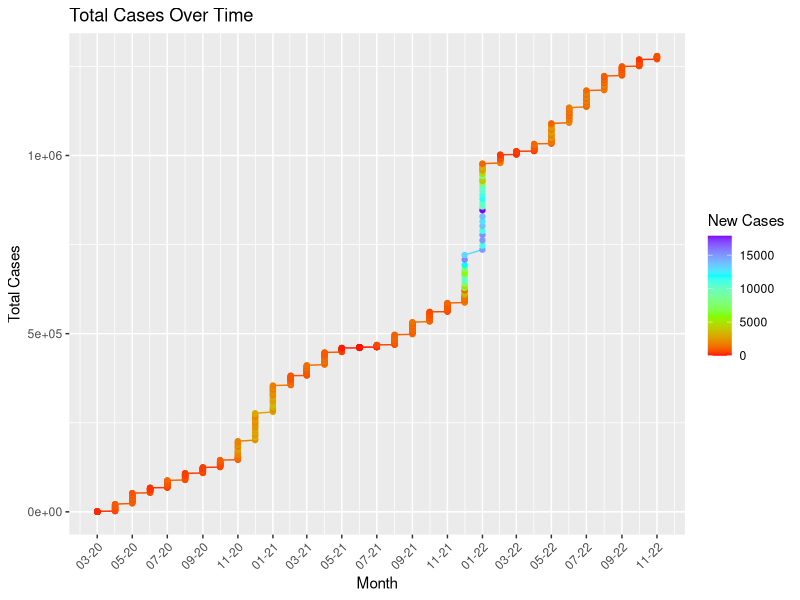
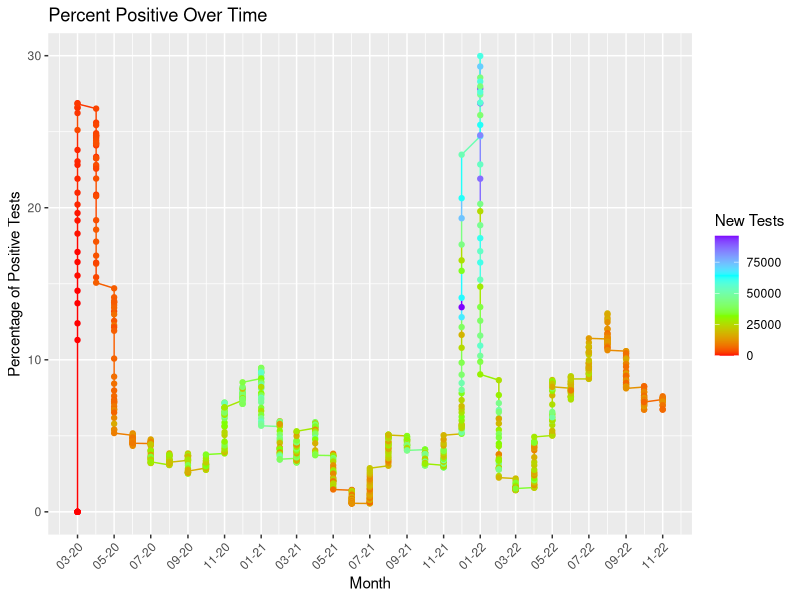
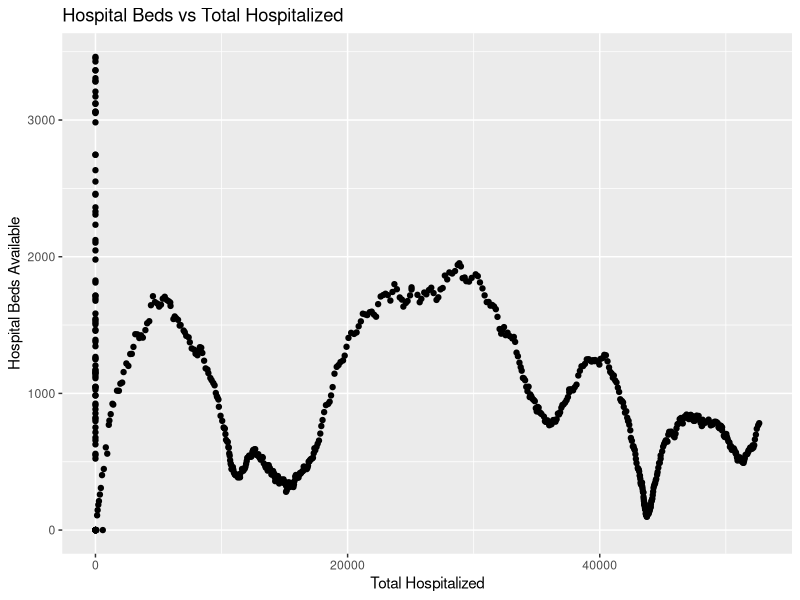
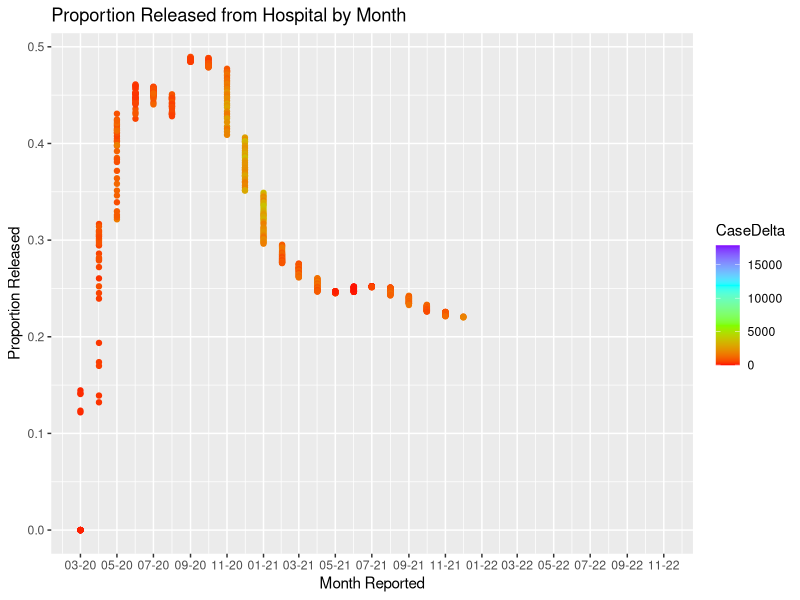
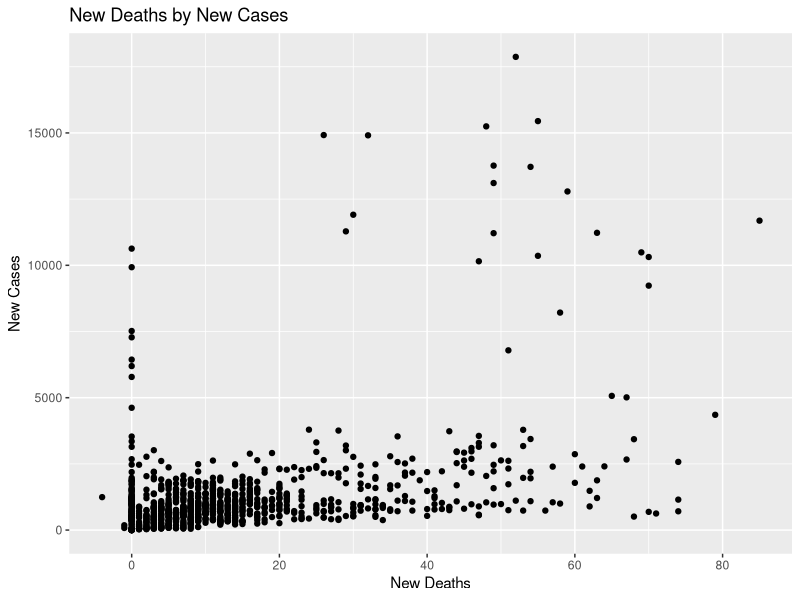
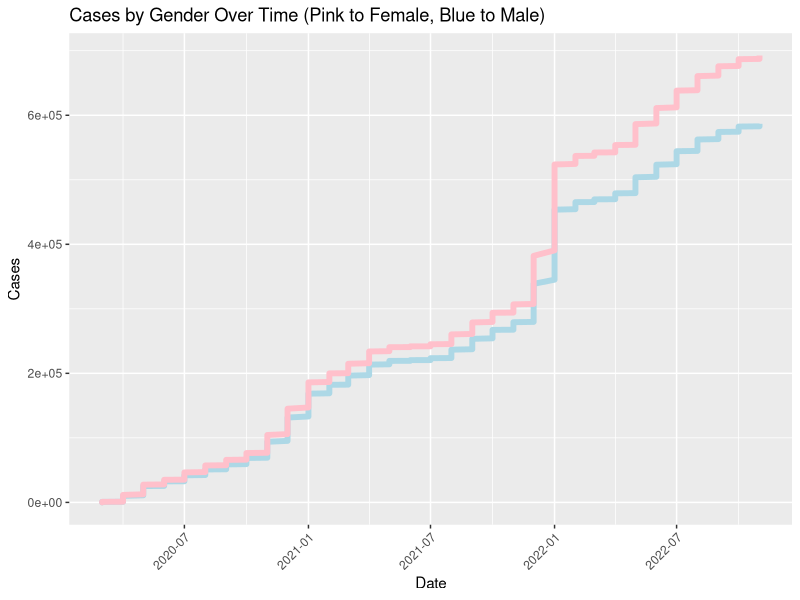
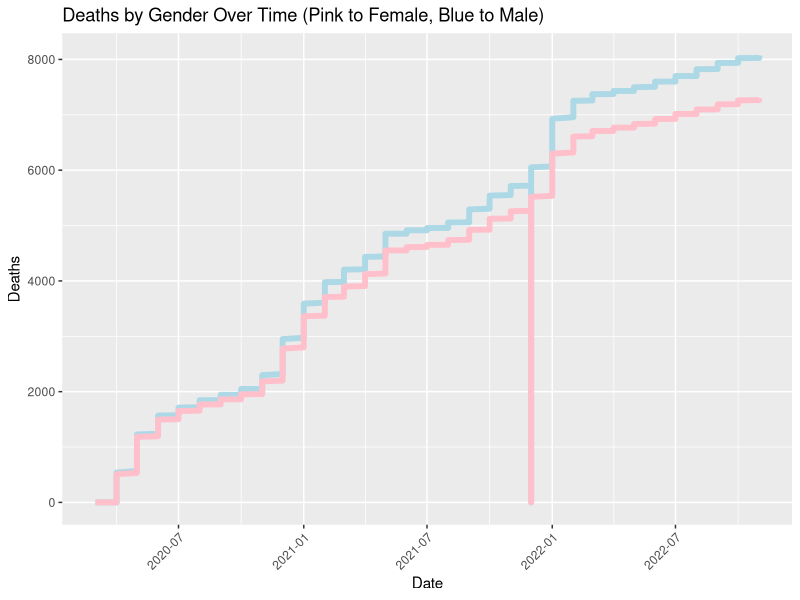
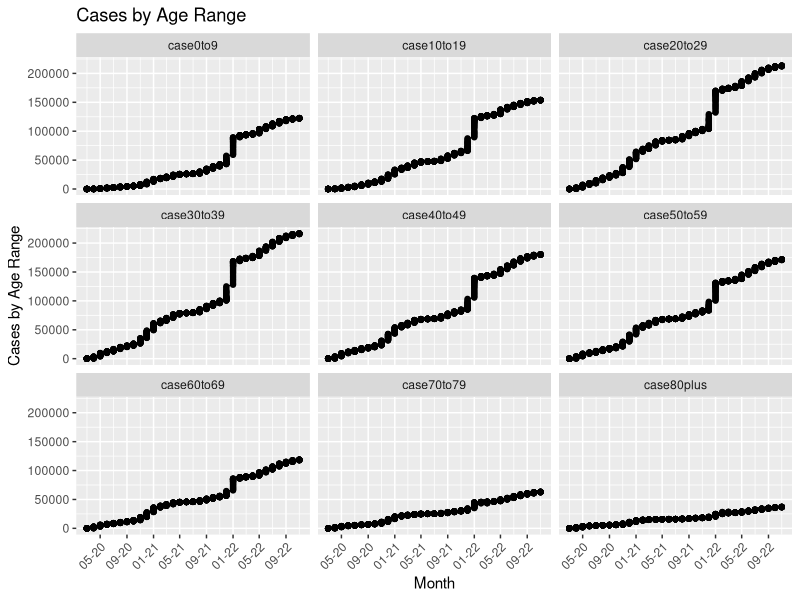

R code for these plots, in order:
## ---- chunk 1
knitr::opts_chunk$set(echo = TRUE)
## ---- chunk 2

library(data.table)
df <- fread('MD_COVID-19_-_MASTER_Case_Tracker.csv')
show(df)
## ---- chunk 3
library(zoo)
library(tidyverse)
library(lubridate)
library(dplyr)
## ---- chunk 4


df1 <- df %>% dplyr::mutate(year = year(as.Date(df$ReportDate,format="%m/%d/%Y")),
                 month = lubridate::month(as.Date(df$ReportDate,format="%m/%d/%Y")),
                 day = lubridate::day(as.Date(df$ReportDate,format="%m/%d/%Y")),
                 date = my(format(as.Date(df$ReportDate,format = "%m/%d/%Y"),"%m/%y")))
## ---- chunk 5
ggplot(data=df1, aes(x=df1$date, y=df1$TotalCases, color= df1$CaseDelta)) +
  labs(x = "Month", y = "Total Cases", color = "New Cases") +
  scale_colour_gradientn(colors=rainbow(4)) +
  geom_line()+
  geom_point() +
  scale_x_date(date_labels = "%m-%y",
               date_breaks = "2 month") +
  ggtitle("Total Cases Over Time") +
  theme(axis.text.x = element_text(angle = 45, hjust=1))
## ---- chunk 6
ggplot(data=df1, aes(x=df1$date, y=df1$PosTestPercent, color = df1$TestsDelta)) +
  geom_line() +
  labs(color = "New Tests", x = "Month", y = "Percentage of Positive Tests") +
  scale_colour_gradientn(colors=rainbow(4)) +
  geom_point() +
  scale_x_date(date_labels = "%m-%y",
               date_breaks = "2 month") +
  ggtitle("Percent Positive Over Time") + 
  theme(axis.text.x = element_text(angle = 45, hjust=1))
## ---- chunk 7
ggplot(data=df1, aes(x=df1$total_hospitalized, y=df1$bedsTotal)) +
  xlab("Total Hospitalized") +
  ylab("Hospital Beds Available") +
  ggtitle("Hospital Beds vs Total Hospitalized") +
  geom_point()
## ---- chunk 8
proportion_released = df1$total_released / df1$total_hospitalized
ggplot(data=df1, aes(x=df1$date, y=proportion_released, color=CaseDelta)) +
  scale_colour_gradientn(colors=rainbow(4)) +
  xlab("Month Reported") +
  ylab("Proportion Released") +
  geom_point() +
  scale_x_date(date_labels = "%m-%y",
               date_breaks = "2 month") +
  ggtitle("Proportion Released from Hospital by Month")
  theme(axis.text.x = element_text(angle = 45, hjust=1))

## ---- chunk 9

df1$NegDelta[is.na(df1$NegDelta)] = 0
df1$bedsDelta[is.na(df1$bedsDelta)] = 0
df1$deathsDelta[is.na(df1$deathsDelta)] = 0
df1$CaseDelta[is.na(df1$CaseDelta)] = 0
df1$pDeathsDelta[is.na(df1$pDeathsDelta)] = 0
df1$TestsDelta[is.na(df1$TestsDelta)] = 0
df1$releasedDelta[is.na(df1$releasedDelta)] = 0
df1$hospitalizedDelta[is.na(df1$hospitalizedDelta)] = 0

df1 <- df1 %>% mutate_all(.funs = funs(na.locf0(.)))

ggplot(data=df1, aes(x=df1$deathsDelta, y=df1$CaseDelta)) +
  labs(y = "New Cases", x = "New Deaths") +
  geom_point() +
  ggtitle("New Deaths by New Cases")
  geom_abline(color = "red")
## ---- chunk 10

ggp1 <- ggplot(data = df1, aes(x=df1$date)) +       
  geom_line(aes(y = df1$genMale), color = "lightblue", size=2) +
  geom_line(aes(y = df1$genFemale), color = "pink", size=2) +
  labs(x="Date", y="Cases") +
  ggtitle("Cases by Gender Over Time (Pink to Female, Blue to Male)") +
  theme(axis.text.x = element_text(angle = 45, hjust=1))

ggp1     

## ---- chunk 11

ggp1 <- ggplot(data = df1, aes(x=df1$date)) +       
  geom_line(aes(y = df1$deathGenMale), color = "lightblue", size=2) +
  geom_line(aes(y = df1$deathGenFemale), color = "pink", size=2) +
  labs(x="Date", y="Deaths") +
  ggtitle("Deaths by Gender Over Time (Pink to Female, Blue to Male)") +
  theme(axis.text.x = element_text(angle = 45, hjust=1))

ggp1     

## ---- chunk 12
agc <- df1 %>% pivot_longer(
  col = c(case0to9,case10to19,case20to29,case30to39,case40to49,case50to59,case60to69,case70to79,case80plus),
  names_to = "ageGroup",
  values_to = "cases")

ggplot(data = agc, aes(x = `date`, y = `cases`)) +
  facet_wrap(~agc$ageGroup) +
  labs(x = "Month", y = "Cases by Age Range") +
  geom_line()+
  geom_point() +
  ggtitle("Cases by Age Range") +
  scale_x_date(date_labels = "%m-%y",
               date_breaks = "4 month") +
  theme(axis.text.x = element_text(angle = 45, hjust=1))
## ---- chunk 13
agc$proportion = agc$cases / agc$TotalCases

ggplot(data = agc, aes(x = `date`, y = `proportion`)) +
  facet_wrap(~agc$ageGroup) +
  labs(x = "Month", y = "Proportion of Total Cases") +
  geom_line()+
  geom_point() +
  ggtitle("Proportion of Cases by Age Range") +
  scale_x_date(date_labels = "%m-%y",
               date_breaks = "4 month") +
  theme(axis.text.x = element_text(angle = 45, hjust=1))
## ---- chunk 14
agd <- df1 %>% pivot_longer(
  col = c(death0to9,death10to19,death20to29,death30to39,death40to49,death50to59,death60to69,death70to79,death80plus),
  names_to = "ageGroup",
  values_to = "deathByGroup")

ggplot(data = agd, aes(x = `date`, y = `deathByGroup`)) +
  facet_wrap(~agd$ageGroup) +
  labs(x = "Month", y = "Deaths by Age Range") +
  geom_line()+
  geom_point() +
  ggtitle("Deaths by Age Range") +
  scale_x_date(date_labels = "%m-%y",
               date_breaks = "4 month") +
  theme(axis.text.x = element_text(angle = 45, hjust=1))
## ---- chunk 15
agd$proportion = agd$deathByGroup / agd$TotalCases

ggplot(data = agc, aes(x = `date`, y = `proportion`)) +
  facet_wrap(~agd$ageGroup) +
  labs(x = "Month", y = "Proportion of Total Deaths") +
  geom_line()+
  geom_point() +
  ggtitle("Proportion of Deaths by Age Range") +
  scale_x_date(date_labels = "%m-%y",
               date_breaks = "4 month") +
  theme(axis.text.x = element_text(angle = 45, hjust=1))
